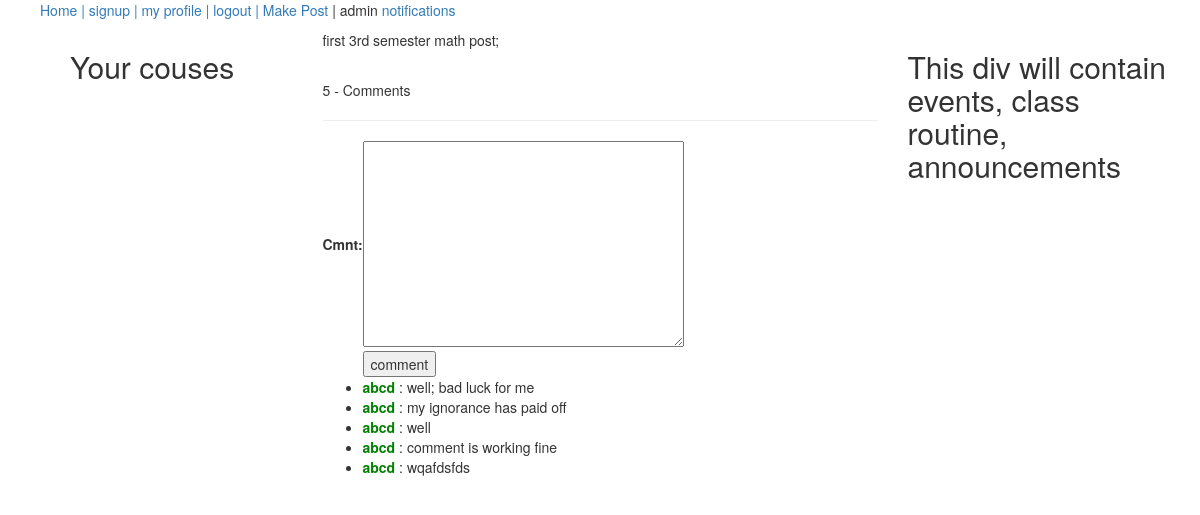
The page /post/16/ (signed in) on the database its author committed.
### playground/models.py (models this page shows, shortened)
class Post(models.Model):
	user = models.ForeignKey(User, on_delete=models.CASCADE)
	course = models.ForeignKey(Course, on_delete=models.CASCADE)
	content = models.TextField()

class Comment(models.Model):
	cmnt = models.TextField()
	user = models.ForeignKey(User, on_delete = models.CASCADE, default=1)
	post = models.ForeignKey(Post, on_delete = models.CASCADE, default=1)

### playground/views.py (the view)
# urls.py: path('post/<int:post_id>/', views.post_details, name='post_details'),
@login_required
def post_details(request, post_id):
	p = get_object_or_404(Post, id=post_id)
	postVotes = PostVote.objects.filter(post=p, vote_value=1).count() - PostVote.objects.filter(post=p, vote_value=-1).count()
	voted = True if p.postvote_set.filter(user=request.user).count() else False
	voteStatus = 1
	if voted:
		voteStatus = get_object_or_404(PostVote, user=request.user, post=p).vote_value
	if request.method == 'POST':
		form = CommentForm(request.POST)
		if form.is_valid():
			f = form.save(commit=False)
			f.user = request.user
			f.post = p
			f.save()
			return redirect(reverse('post_details', kwargs={'post_id': post_id}))
	else:
		form = CommentForm()
	resp = render(request, 'playground/post_details.html',
		{'post': p, 'postVotes':postVotes, 'voteStatus': voteStatus, 'form': form}
	)
	return resp

### playground/forms.py
class CommentForm(forms.ModelForm):
	class Meta:
		model = Comment
		fields = ('cmnt',)

### playground/templates/playground/post_details.html (shortened to what this page needs)
{% extends "playground/base.html" %}
{% block mainDiv %}
<div>
	<p>{{ post.content | urlize }}</p>
</div>
<br>
<div>
	<p>{{ post.comment_set.all.count }} - Comments</p>
	<hr>
	<div>
		<div>
			<form method="post">{% csrf_token %}
				<table>
					{{ form.as_table }}
					<tr>
						<td></td>
						<td><input type="submit" value="comment"></td>
					</tr>
				</table>
			</form>
		</div>
		<ul>
			{% for comment in post.comment_set.all %}
				<li>
					<b style="color: green">{{ comment.user }}</b> : {{ comment.cmnt }}
				</li>
			{% endfor %}
		</ul>
	</div>
</div>
{% endblock %}

### playground/templates/playground/base.html (shortened to what this page needs)
<!DOCTYPE html>
<html>
<head>
	<link rel="stylesheet" href="https://maxcdn.bootstrapcdn.com/bootstrap/3.4.0/css/bootstrap.min.css">
</head>
<body>
	<nav>
		<ul>
			<li class="nav"><a href="{% url 'index' %}">Home | </a></li>
			<li class="nav"><a href="{% url 'signup' %}">signup | </a></li>
			<li class="nav"><a href="{% url 'profile' request.user %}">my profile | </a></li>
			<li class="nav"><a href="{% url 'logout' %}">logout | </a></li>
			<li class="nav"><a href="{% url 'makepost' %}">Make Post</a></li>
			<li class="nav"> | {{ request.user }} </li>
			<li class="nav"><a href="notifications/all">notifications</a></li>
		</ul>
	</nav>
	<div class="container">
		<div class="row">
			<nav class="col-sm-3">
				{% include "playground/sidediv.html" %}
			</nav>
			<div class="col-sm-6">
				{% block mainDiv %} {% endblock %}
			</div>
			<div class="col-sm-3">
				{% include "playground/rtsidediv.html" %}
			</div>
		</div>
	</div>
</body>
</html>

### playground/templates/playground/base.html (style rules this page uses)
.nav { list-style-type: none; display: inline-block; }

### rows shown on the page
Post: content "first 3rd semester math post;", comment_set.all.count "5"
Comment: user "abcd", cmnt "well; bad luck for me"
Comment: user "abcd", cmnt "my ignorance has paid off"
Comment: user "abcd", cmnt "well"
Comment: user "abcd", cmnt "comment is working fine"
Comment: user "abcd", cmnt "wqafdsfds"

### other values the page prints
{{ request.user }} "admin"
